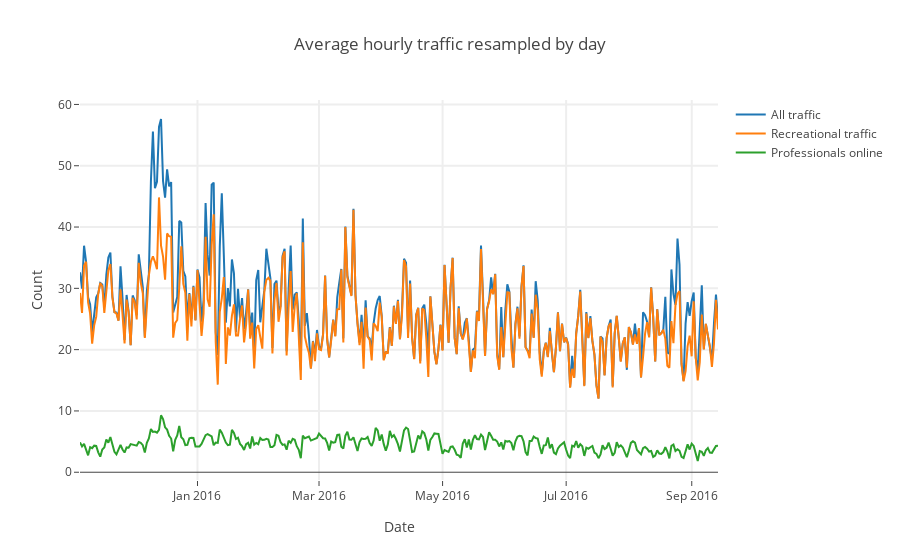

Here is the notebook cell this chart was saved with:
### Markdown cell above
#### All categories of traffic resampled (mean) by day

### Code cell
resample='D'

# Create traces
trace0 = go.Scatter(
    x = ht_clean_ap.resample(resample).mean().index,
    y = ht_clean_ap.resample(resample).mean()['game_count'],
    mode = 'lines',
    name = 'All traffic'
)
trace1 = go.Scatter(
    x = ht_clean_recs.resample(resample).mean().index,
    y = ht_clean_recs.resample(resample).mean()['game_count'],
    mode = 'lines',
    name = 'Recreational traffic'
)
trace2 = go.Scatter(
    x = pros_online_clean.resample(resample).mean().index,
    y = pros_online_clean.resample(resample).mean()['pros_online'],
    mode = 'lines',
    name = 'Professionals online'
)

layout= go.Layout(
    title= 'Average hourly traffic resampled by day',
    hovermode= 'closest',
    xaxis= dict(
        title= 'Date',
        ticklen= 5,
        gridwidth= 2,
    ),
    yaxis=dict(
        title= 'Count',
        ticklen= 5,
        gridwidth= 2,
    ),
)

data = [trace0, trace1, trace2]
fig= go.Figure(data=data, layout=layout)
iplot(fig)

### Figure 1 — Plotly figure (JSON) as saved in the notebook; plotly's stock layout.template omitted (floating-point values rounded to 4 significant figures; data arrays with more than 128 entries replaced by an {"elided": "..."} marker saying what was removed)
{"data": [{"mode": "lines", "name": "All traffic", "type": "scatter", "uid": "68759d65-213a-44e7-9727-1bce6348fe97", "x": {"elided": "316 str values"}, "y": {"elided": "316 float values"}}, {"mode": "lines", "name": "Recreational traffic", "type": "scatter", "uid": "3cdd511f-1edd-4331-b38d-88c119cc92bf", "x": {"elided": "316 str values"}, "y": {"elided": "316 float values"}}, {"mode": "lines", "name": "Professionals online", "type": "scatter", "uid": "1adff25b-8869-41a4-9e5b-dc15a6691e10", "x": {"elided": "316 str values"}, "y": {"elided": "316 float values"}}], "layout": {"hovermode": "closest", "title": {"text": "Average hourly traffic resampled by day"}, "xaxis": {"gridwidth": 2, "ticklen": 5, "title": {"text": "Date"}}, "yaxis": {"gridwidth": 2, "ticklen": 5, "title": {"text": "Count"}}}}
